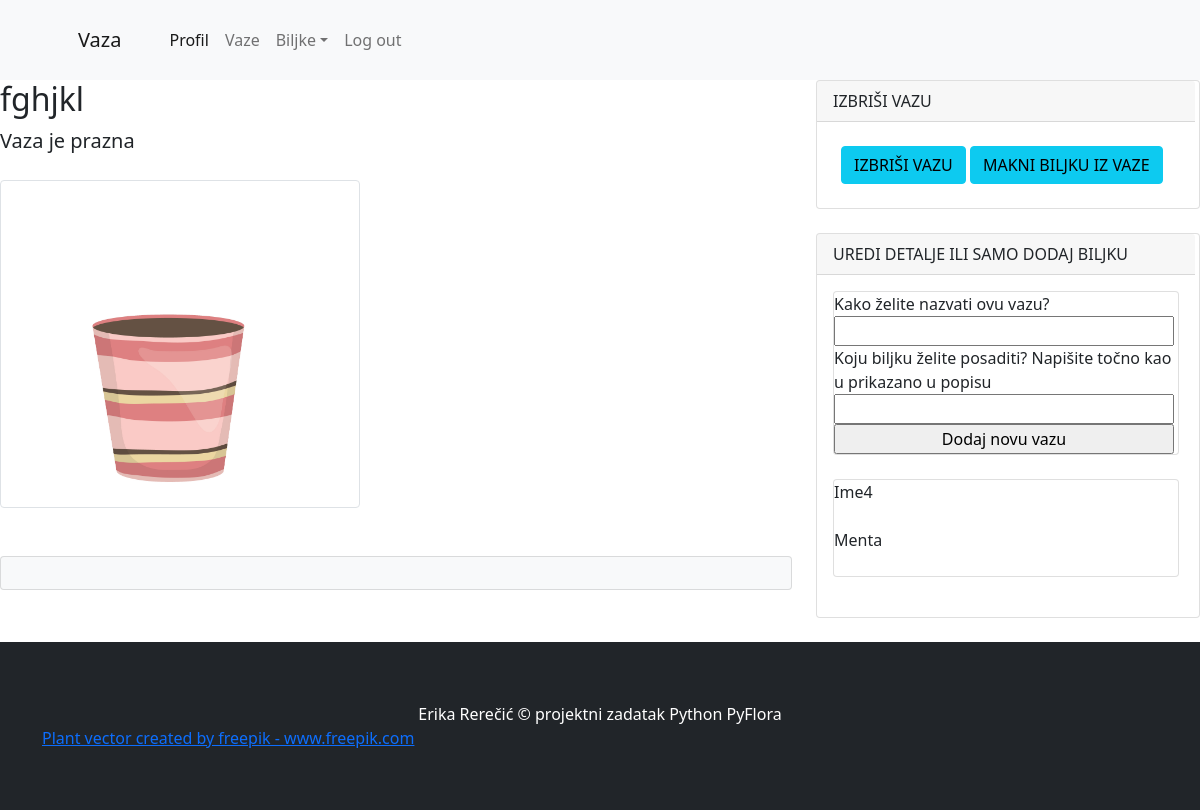
Page /vaza_edit/3 (signed in) on the earlier database version.
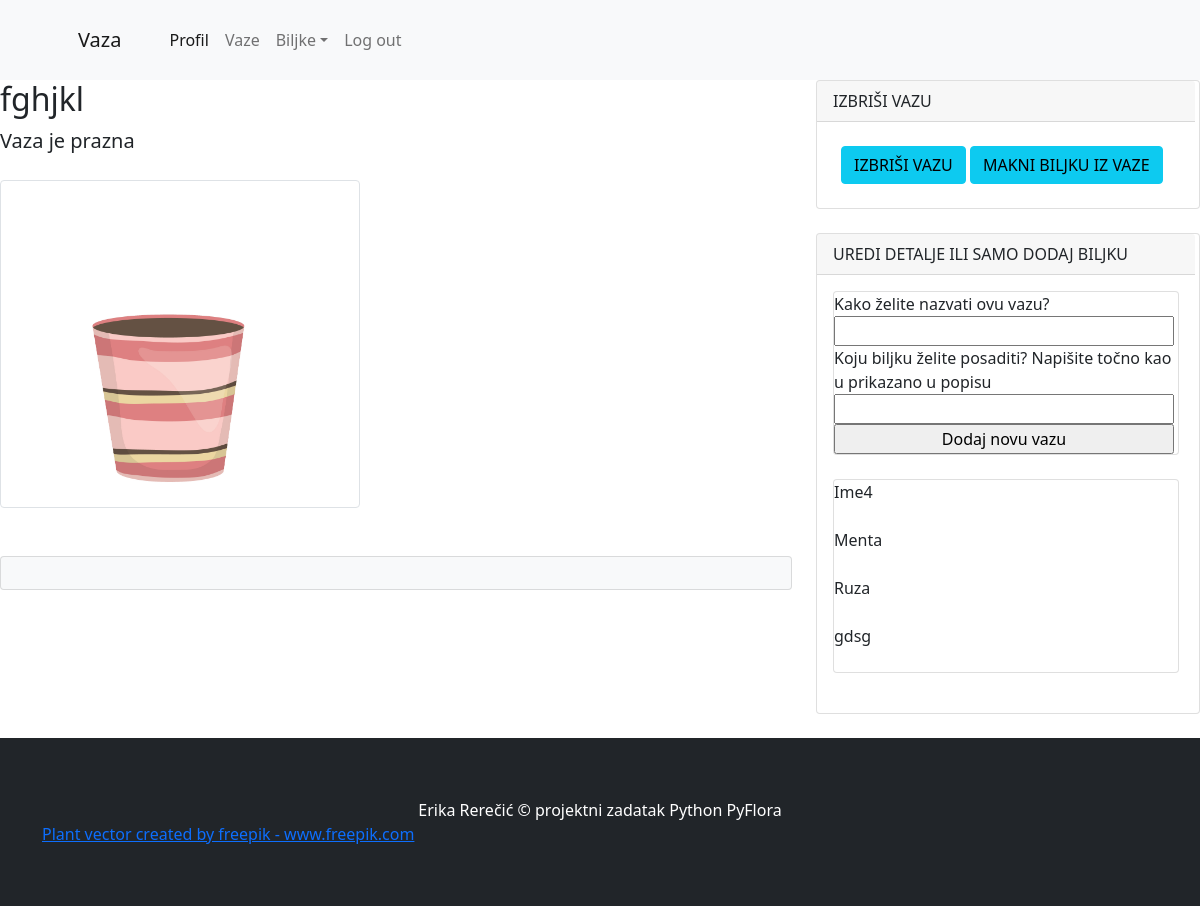
Same page on the later database version.
### app.py (models this page shows)
class Biljke (db.Model):
    __tablename__ = 'Biljke'
    id = db.Column(db.Integer(), primary_key = True )
    ime_biljke = db.Column(db.String(50), unique = True , nullable = False)
    slika = db.Column (db.String(), nullable = False, default = 'prazna_vaza.jpg')
    max_svjetlost = db.Column (db.Float(), nullable = False )
    min_svjetlost = db.Column (db.Float(), nullable = False)
    max_ph = db.Column (db.Integer(), nullable = False)
    min_ph = db.Column (db.Integer(), nullable = False)
    max_vlaznost = db.Column (db.Integer(), nullable = False)
    min_vlaznost = db.Column (db.Integer(), nullable = False)
    max_temp = db.Column (db.Float(), nullable = False)
    min_temp = db.Column (db.Float(), nullable = False)
    vaze = db.relationship('Vaze', backref = 'biljka', lazy = True) #backref kreira column u drugoj tabeli sa kojom spajamo ovu tabelu, One to many relationship

### app.py (the view, shortened to what this page needs)
@app.route('/vaza_edit/<vaza_id>', methods = ['GET', 'POST'])
def vaza_edit(vaza_id):
    form = Form_za_vazu()
    vaza = Vaze.query.get(vaza_id)
    biljka = Biljke.query.all()
    vaza_id=vaza.id
    print(vaza_id)
    return render_template('vaza_edit.html', vaza = vaza, form=form, biljka=biljka , vaza_id=vaza_id )

### app.py
class Form_za_vazu (FlaskForm):
    ime_vaze = StringField('Kako želite nazvati ovu vazu?')
    odabir_biljke = StringField('Koju biljku želite posaditi? Napišite točno kao u prikazano u popisu')
    submit = SubmitField('Dodaj novu vazu')

### app.py (called while the page is built)
@login_manager.user_loader
def load_user(user_id):
    return User.query.get(user_id)

### template/vaza_edit.html (shortened to what this page needs)
{% extends 'layout.html' %}
{% block title %}
Vaza{% endblock %}
{% block content %}
<div class="row">
    <div class="col-lg-8">
        <article>
            <h2 class="card-title">{{ vaza.ime_vaze }}</h2>
                {%if vaza.id_biljke != None%}
                    <section class="mb-5">
                        <h2 class="card-title">{{ vaza.biljka.ime_biljke }}</h2>
                        <p class="fs-5 mb-4">
                            Vlažnost zemlje: {{ vaza.biljka.max_vlaznost}} - {{ vaza.biljka.min_vlaznost}} %
                        </p>
                        <p class="fs-5 mb-4">
                            Temperatura: {{ vaza.biljka.max_temp}} - {{ vaza.biljka.min_temp}}
                        </p>
                        <p class="fs-5 mb-4">
                            pH = {{ vaza.biljka.max_ph}} - {{ vaza.biljka.min_ph}}
                        </p>
                        <p class="fs-5 mb-4">
                            Svjetlost : {{ vaza.biljka.max_svjetlost}} - {{ vaza.biljka.min_svjetlost}}
                        </p>
                        <img src="/static/{{vaza.biljka.slika}}" class="rounded mx-auto d-block" width ="360" alt="...">
                        <div>
                            <a class="btn btn-info" href="{{url_for('vaza_edit_senzor', vaza_id=vaza.id)}}">
                                SYNC
                            </a>
                        </div>
                    </section>
                {%else%}
                <section class="mb-5">
                    <p class="fs-5 mb-4">
                        Vaza je prazna
                    </p>
                    <img src="{{url_for('static', filename='prazna_vaza.jpg')}}" class="img-thumbnail" width ="360" alt="...">
                {%endif%}
        </article>
        <section class="mb-5">
            <div class="card bg-light">
                <div class="card-body">
                </div>
            </div>
        </section>
    </div>
    <div class="col-lg-4">
        <div class="card mb-4">
            <div class="card-header">IZBRIŠI VAZU</div>
            <div class="container">
                <div>
                    <a class="btn btn-info" href="{{url_for('delete_vaza', vaza_id=vaza.id)}}">
                        IZBRIŠI VAZU
                    </a>
                    <a class="btn btn-info" href="{{url_for('delete_biljkaUVazi', vaza_id=vaza.id)}}">
                        MAKNI BILJKU IZ VAZE
                    </a>
                </div>
                </div>
        </div>
        <div class="card mb-4">
            <div class="card-header">UREDI DETALJE ILI SAMO DODAJ BILJKU</div>
            <div class="card-body">
                <form method="POST">
                    <div class="card mb-4">
                    {{form.ime_vaze.label}}
                    {{form.ime_vaze}}
                    {{form.odabir_biljke.label}}
                    {{form.odabir_biljke}}
                    {{form.submit()}}
                    </div>
                    <div class="card mb-4">
                        {%for biljka in biljka%}
                        <p class="fs-6 mb-4" >
                            {{biljka.ime_biljke}}
                        </p>
                        {%endfor%}
                    </div>
                </form>
            </div>
        </div>
    </div>
</div>
{% endblock %}

Differences in the rows shown:
added Biljke: ime_biljke "Ruza"
added Biljke: ime_biljke "gdsg"
